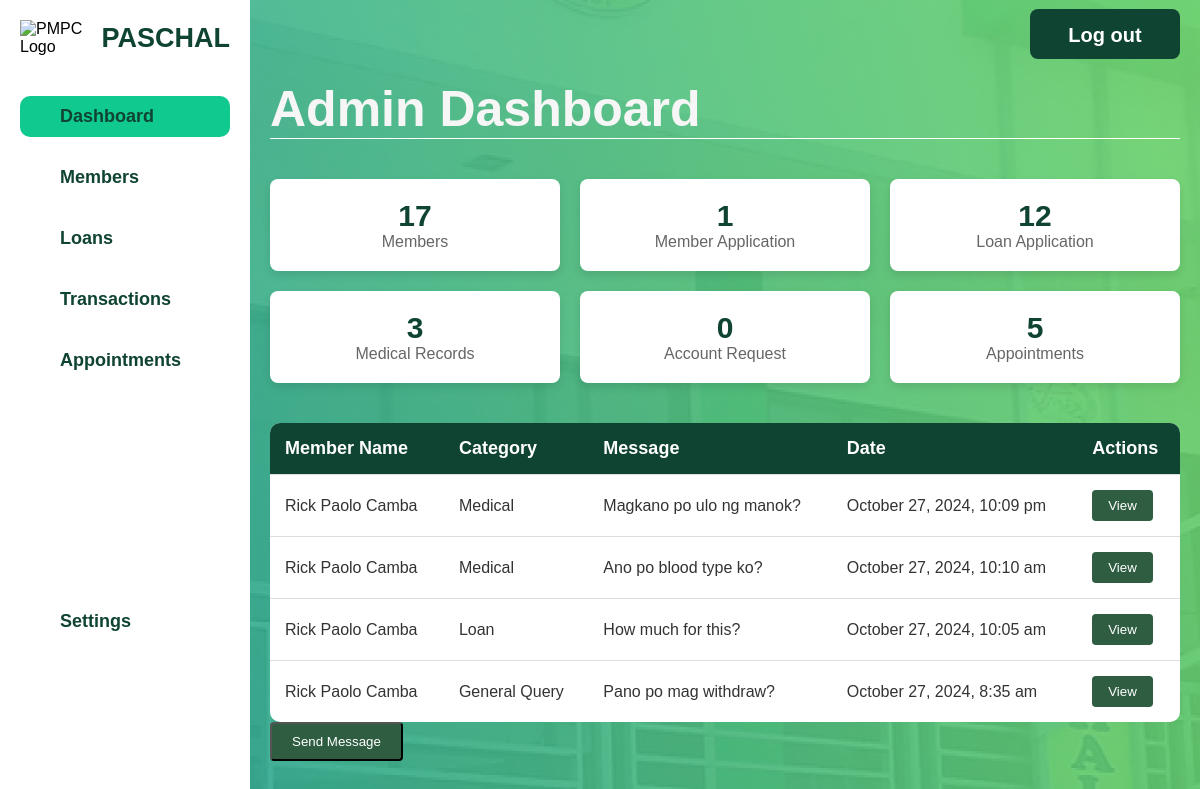
Before: /admin/admin.php with the older database file.
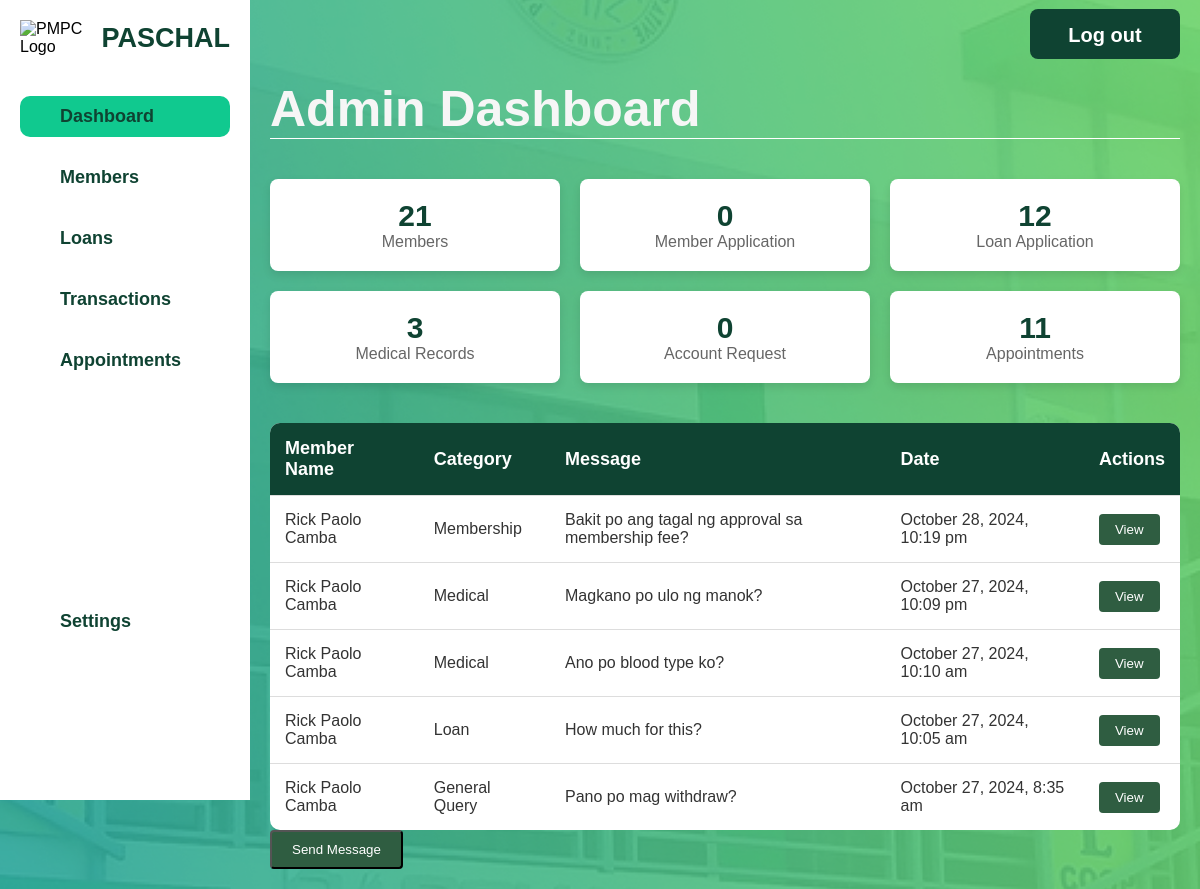
After: the same page with the newer database file.
### tables this page shows
CREATE TABLE `admin_messages` (
  `MessageID` int(11) NOT NULL,
  `MemberID` int(11) DEFAULT NULL,
  `Category` varchar(255) DEFAULT NULL,
  `MessageContent` text DEFAULT NULL,
  `DateSent` datetime DEFAULT NULL,
  `isReplied` tinyint(1) DEFAULT 0
);

### html/admin/admin.php (the view, shortened to what the changed rows need)
<?php
$servername = "localhost";
$dbUsername = "root";
$dbPassword = "";
$dbname = "pmpc";
$conn = new mysqli($servername, $dbUsername, $dbPassword, $dbname);
$totalMembersQuery = "SELECT COUNT(*) as total FROM member";
$totalMembersResult = $conn->query($totalMembersQuery);
$totalMembers = $totalMembersResult->fetch_assoc()['total'];
$activeMemberApplicationsQuery = "SELECT COUNT(*) as total FROM membership_application WHERE Status = 'In Progress'";
$activeMemberApplicationsResult = $conn->query($activeMemberApplicationsQuery);
$activeMemberApplications = $activeMemberApplicationsResult->fetch_assoc()['total'];
$appointmentsQuery = "SELECT COUNT(*) as total FROM appointments";
$appointmentsResult = $conn->query($appointmentsQuery);
$appointments = $appointmentsResult->fetch_assoc()['total'];
$messagesQuery = "SELECT CONCAT(m.FirstName, ' ', m.LastName) AS MemberName,
                         a.Category, a.MessageContent, a.DateSent, a.MessageID
                  FROM admin_messages a
                  JOIN member m ON a.MemberID = m.MemberID
                  ORDER BY a.DateSent DESC";
$messagesResult = $conn->query($messagesQuery);
?>
<!DOCTYPE html>
<html lang="en">
<head>
    <link rel="stylesheet" href="../../css/admin-dashboard.css">
    <link rel="stylesheet" href="../../css/member-general.css">
    <link rel="stylesheet" href="../../css/admin.css">
</head>
<body>
    <div class="container">
        <div class="sidebar">
            <div class="logo-container">
                <h2 class="pmpc-text">PASCHAL</h2>
            </div>
        </div>
        <div class="main-content">
            <header>
                <h1>Admin Dashboard</h1>
            </header>
            <section class="dashboard-metrics">
                <div class="metric-box">
                    <h3><?php echo $totalMembers; ?></h3>
                    <p>Members</p>
                </div>
                <div class="metric-box">
                    <h3><?php echo $activeMemberApplications; ?></h3>
                    <p>Member Application</p>
                </div>
                <div class="metric-box">
                    <h3><?php echo $appointments; ?></h3>
                    <p>Appointments</p>
                </div>
            </section>
            <section class="inbox-section">
                <table class="inbox-table">
                    <thead>
                        <tr>
                            <th>Member Name</th>
                            <th>Category</th>
                            <th>Message</th>
                            <th>Date</th>
                            <th>Actions</th>
                        </tr>
                    </thead>
                    <tbody id="inboxMessages">
                        <?php
                        if ($messagesResult->num_rows > 0) {
                            while ($message = $messagesResult->fetch_assoc()) {
                                echo "<tr>
                                    <td>{$message['MemberName']}</td>
                                    <td>{$message['Category']}</td>
                                    <td>{$message['MessageContent']}</td>
                                    <td>" . date('F j, Y, g:i a', strtotime($message['DateSent'])) . "</td>
                                    <td><button class='view-btn' onclick='showViewMessageModal({$message['MessageID']})'>View</button></td>
                                </tr>";
                            }
                        } else {
                            echo "<tr><td colspan='5'>No messages found.</td></tr>";
                        }
                        ?>
                    </tbody>
                </table>
            </section>
        </div>
    </div>
</body>

Changed rows visible on the page:
added admin_messages: MemberName "Rick Paolo Camba", Category "Membership", MessageContent "Bakit po ang tagal ng approval sa membership fee?", DateSent "October 28, 2024, 10:19 pm"
Other visible differences:
$totalMembers: "17" → "21"
$activeMemberApplications: "1" → "0"
$appointments: "5" → "11"
